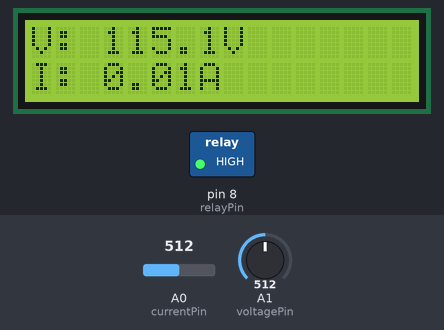
Bench run of a sketch on a simulated Arduino Uno, built with avr-gcc and run on an emulated ATmega328P. On the bench: 16×2 character LCD, switched loads named in the sketch (green lamp = pin HIGH). The test bench sets the inputs (shaded band); at power-on: A1 (voltagePin) = 512, A0 (currentPin) = 512.

Above: at 3.2 s.
3.3 s: A1 (voltagePin) set to 461
At 5.2 s:
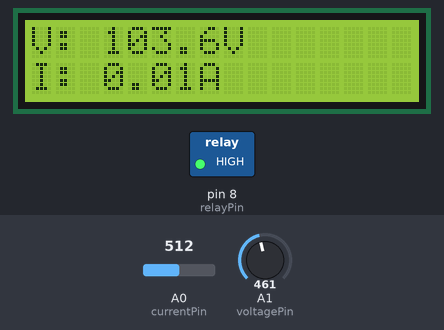
5.5 s: A1 (voltagePin) set to 426
At 7.2 s:
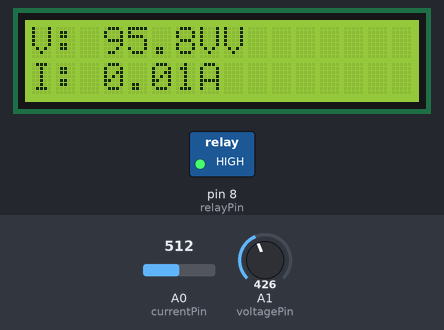
7.5 s: A1 (voltagePin) set to 47
At 9.1 s:
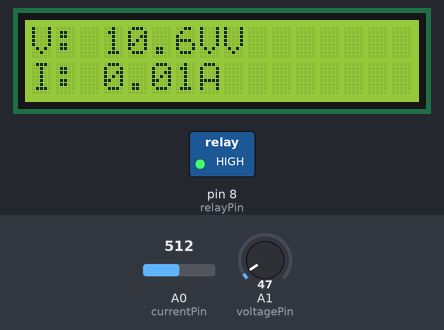
9.5 s: A1 (voltagePin) set to 40
At 10.8 s:
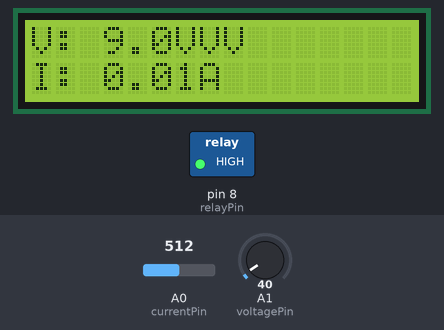
11.5 s: A0 (currentPin) set to 716
At 12.6 s:
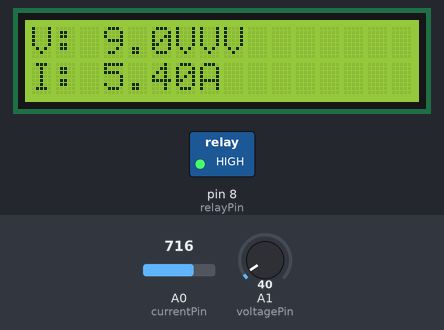
13.6 s: A1 (voltagePin) set to 240
At 15.3 s:
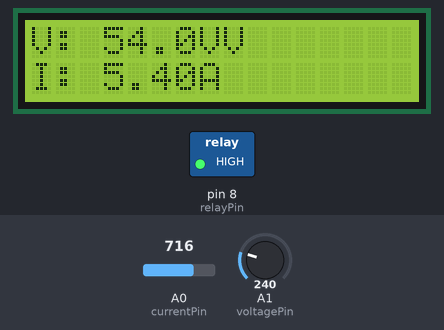
15.6 s: A1 (voltagePin) set to 263
Timing chart, 0 to 18.6 s (numbered marks = the images above; inputs shaded):
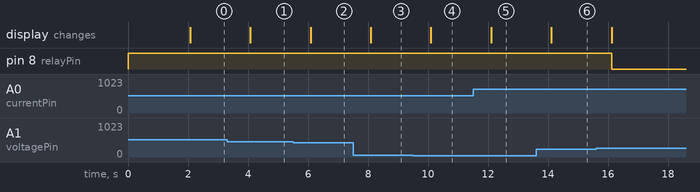

The sketch:

energy_meter.ino
```cpp
#include <LiquidCrystal.h>

// LCD pins: RS, E, D4, D5, D6, D7
LiquidCrystal lcd(7, 6, 5, 4, 3, 2);

const int currentPin = A0;     // ACS712 output
const int voltagePin = A1;     // Voltage divider output
const int relayPin   = 8;      // Relay control
const float currentFactor = 0.185; // ACS712 5A sensitivity (V/A)
const float voltageFactor = 230.0 / 1023.0; // for 0-230V mapped to 0-5V via voltage divider

float current = 0.0;
float voltage = 0.0;
float power = 0.0;

float thresholdPower = 300.0; // Max power allowed (in Watts)

void setup() {
  pinMode(relayPin, OUTPUT);
  digitalWrite(relayPin, HIGH); // Relay off initially
  lcd.begin(16, 2);
  lcd.print("Smart Energy Mtr");
  delay(2000);
  lcd.clear();
}

void loop() {
  voltage = analogRead(voltagePin) * voltageFactor;
  float sensorValue = analogRead(currentPin);
  float voltageOut = (sensorValue * 5.0) / 1023.0;
  current = (voltageOut - 2.5) / currentFactor;
  current = abs(current); // Remove negative values
  power = voltage * current;

  // Display on LCD
  lcd.setCursor(0, 0);
  lcd.print("V: ");
  lcd.print(voltage, 1);
  lcd.print("V");

  lcd.setCursor(0, 1);
  lcd.print("I: ");
  lcd.print(current, 2);
  lcd.print("A ");

  // Control Load
  if (power > thresholdPower) {
    digitalWrite(relayPin, LOW);  // Turn OFF Load
  } else {
    digitalWrite(relayPin, HIGH); // Keep Load ON
  }

  delay(1000);
}
```

Measured:
- the behaviour switches between 445 and 444 on A1 (voltagePin) (found by bisection; images 1 and 2)
- the behaviour switches between 45 and 44 on A1 (voltagePin) (found by bisection; images 3 and 4)
- after the input at 3.3 s, the display: changes after 0.78 s (image 1)
- after the input at 5.5 s, the display: changes after 0.58 s (image 2)
- after the input at 7.5 s, the display: changes after 0.59 s (image 3)
- after the input at 9.5 s, the display: changes after 0.60 s (image 4)
- after the input at 11.5 s, the display: changes after 0.60 s (image 5)
- after the input at 13.6 s, the display: changes after 0.51 s (image 6)
- after the input at 15.6 s, pin 8 (relayPin): HIGH → LOW after 0.52 s
